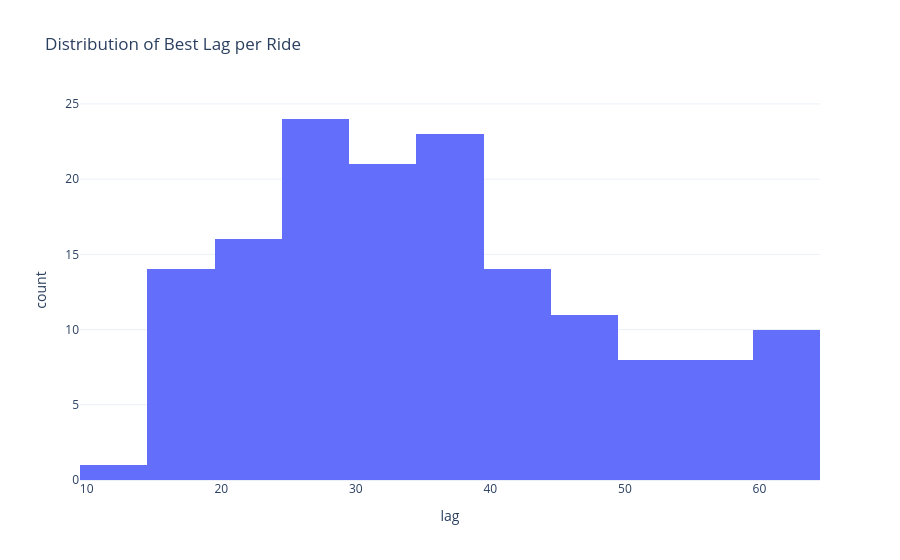

Notebook code for this chart:
### Code cell
idx = per_ride_df.groupby("ride_id")["correlation"].idxmax()
best_per_ride_df = per_ride_df.loc[idx].reset_index(drop=True)

fig = px.histogram(
    best_per_ride_df,
    x="lag",
    title="Distribution of Best Lag per Ride",
    template="plotly_white",
)
fig.show()

### Figure 1 — Plotly figure (JSON) as saved in the notebook; plotly's stock layout.template omitted (floating-point values rounded to 4 significant figures; data arrays with more than 128 entries replaced by an {"elided": "..."} marker saying what was removed)
{"data": [{"bingroup": "x", "hovertemplate": "lag=%{x}<br>count=%{y}<extra></extra>", "legendgroup": "", "marker": {"color": "#636efa", "pattern": {"shape": ""}}, "name": "", "orientation": "v", "showlegend": false, "type": "histogram", "x": {"elided": "150 int values"}, "xaxis": "x", "yaxis": "y"}], "layout": {"barmode": "relative", "legend": {"tracegroupgap": 0}, "title": {"text": "Distribution of Best Lag per Ride"}, "xaxis": {"anchor": "y", "domain": [0, 1], "title": {"text": "lag"}}, "yaxis": {"anchor": "x", "domain": [0, 1], "title": {"text": "count"}}}}
